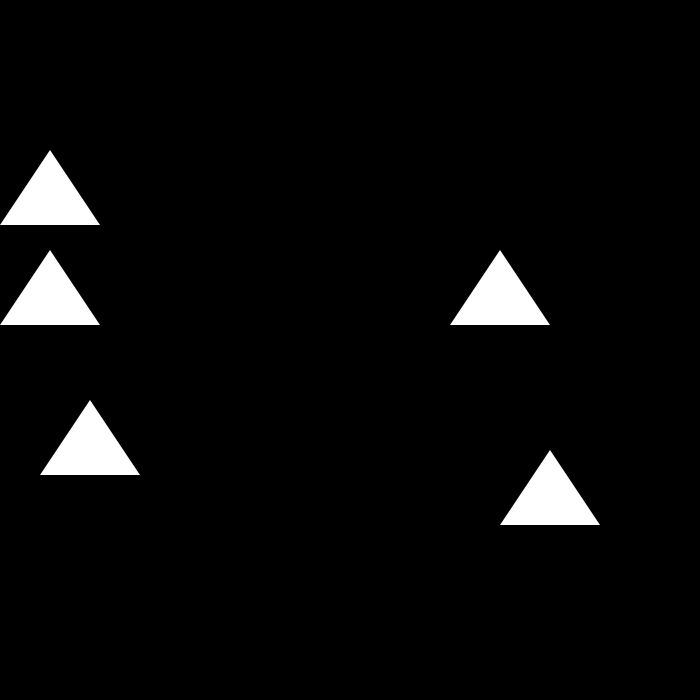
Frame 1 (no input)
Frame 60 (the mouse pressed at the canvas centre just before this capture): identical to frame 1, image omitted
Frame 120 (the mouse held since frame 60 and released just before this capture): identical to frame 1, image omitted

The Processing sketch that drew this single still picture (run headless with seeded random() and noise(); from frame 60 on, the mouse is pressed at the canvas centre):

// Processing sketch: ejercicio3a
// ── ejercicio3a.pde
void setup() {
  size(700, 700);
  noStroke();
}


void draw() {
  background(0);
  int lado = 50;
  pushMatrix();
  translate(50,200);
  triangle(-lado,lado/2,lado,lado/2,0,-lado);
  popMatrix();
  
  pushMatrix();
  translate(500,300);
  triangle(-lado,lado/2,lado,lado/2,0,-lado);
  popMatrix();
  
   pushMatrix();
  translate(50,300);
  triangle(-lado,lado/2,lado,lado/2,0,-lado);
  popMatrix();
  
   pushMatrix();
  translate(550,500);
  triangle(-lado,lado/2,lado,lado/2,0,-lado);
  popMatrix();
  
   pushMatrix();
  translate(90,450);
  triangle(-lado,lado/2,lado,lado/2,0,-lado);
  popMatrix();
}
